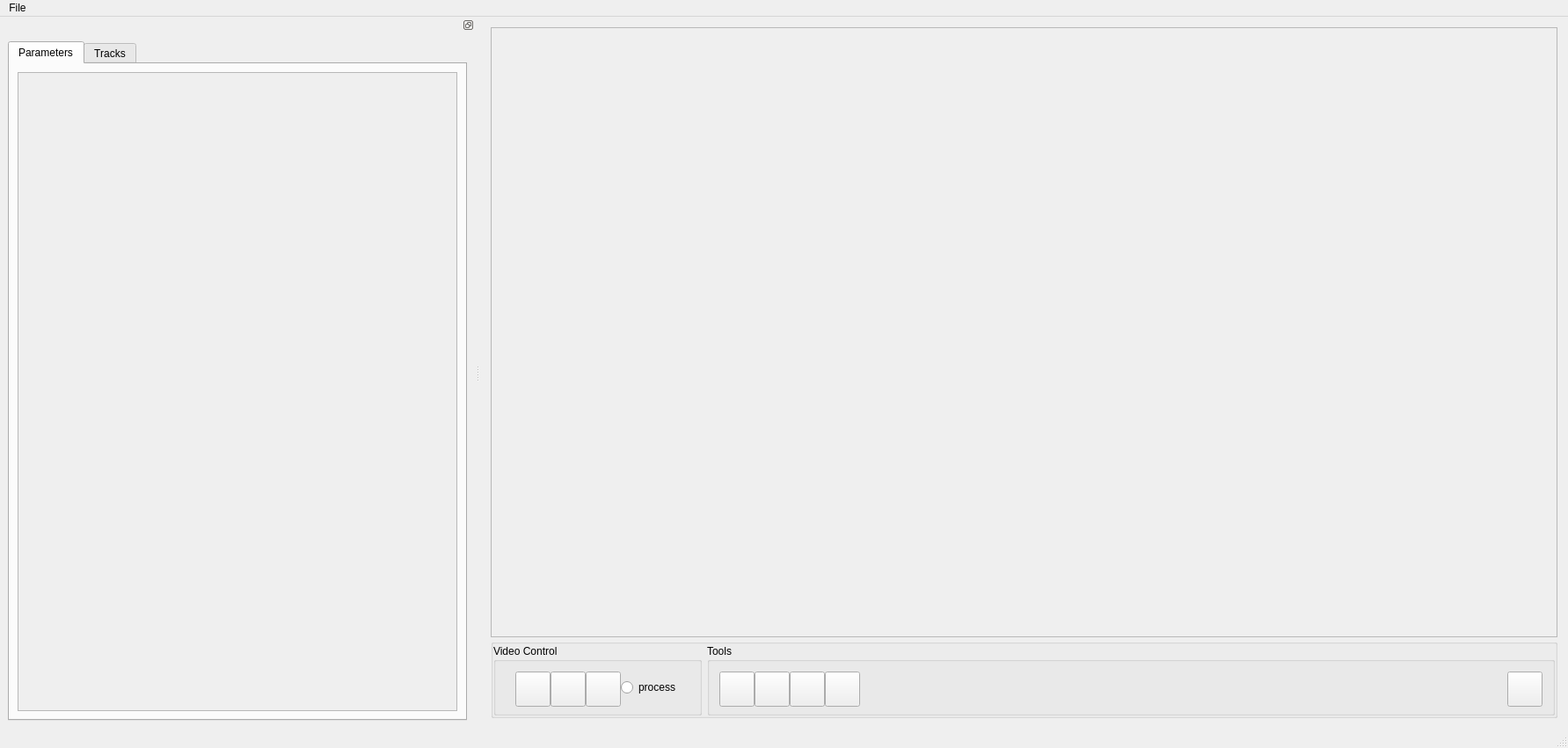
<?xml version="1.0" encoding="UTF-8"?>
<ui version="4.0">
 <class>MainWindow</class>
 <widget class="QMainWindow" name="MainWindow">
  <property name="enabled">
   <bool>true</bool>
  </property>
  <property name="geometry">
   <rect>
    <x>0</x>
    <y>0</y>
    <width>1783</width>
    <height>851</height>
   </rect>
  </property>
  <property name="sizePolicy">
   <sizepolicy hsizetype="Maximum" vsizetype="MinimumExpanding">
    <horstretch>0</horstretch>
    <verstretch>0</verstretch>
   </sizepolicy>
  </property>
  <property name="maximumSize">
   <size>
    <width>16777215</width>
    <height>16777215</height>
   </size>
  </property>
  <property name="windowTitle">
   <string>SAFAS</string>
  </property>
  <property name="documentMode">
   <bool>false</bool>
  </property>
  <widget class="QWidget" name="centralwidget">
   <layout class="QVBoxLayout" name="verticalLayout_2">
    <item>
     <layout class="QHBoxLayout" name="horizontalLayout" stretch="0">
      <property name="spacing">
       <number>2</number>
      </property>
      <item>
       <layout class="QVBoxLayout" name="verticalLayout">
        <property name="spacing">
         <number>0</number>
        </property>
        <property name="topMargin">
         <number>0</number>
        </property>
        <item>
         <widget class="QWidget" name="video_widget" native="true">
          <property name="minimumSize">
           <size>
            <width>700</width>
            <height>700</height>
           </size>
          </property>
          <layout class="QVBoxLayout" name="verticalLayout_5">
           <property name="spacing">
            <number>2</number>
           </property>
           <property name="leftMargin">
            <number>3</number>
           </property>
           <property name="topMargin">
            <number>3</number>
           </property>
           <property name="rightMargin">
            <number>3</number>
           </property>
           <property name="bottomMargin">
            <number>3</number>
           </property>
           <item>
            <layout class="QVBoxLayout" name="layout_viewer_top">
             <property name="spacing">
              <number>2</number>
             </property>
             <item>
              <widget class="QFrame" name="frame">
               <property name="frameShape">
                <enum>QFrame::StyledPanel</enum>
               </property>
               <property name="frameShadow">
                <enum>QFrame::Raised</enum>
               </property>
               <layout class="QVBoxLayout" name="verticalLayout_6">
                <property name="spacing">
                 <number>2</number>
                </property>
                <property name="leftMargin">
                 <number>3</number>
                </property>
                <property name="topMargin">
                 <number>3</number>
                </property>
                <property name="rightMargin">
                 <number>3</number>
                </property>
                <property name="bottomMargin">
                 <number>3</number>
                </property>
                <item>
                 <layout class="QVBoxLayout" name="layout_video">
                  <property name="spacing">
                   <number>1</number>
                  </property>
                 </layout>
                </item>
               </layout>
              </widget>
             </item>
            </layout>
           </item>
           <item>
            <widget class="QGroupBox" name="group_controls">
             <property name="maximumSize">
              <size>
               <width>16777215</width>
               <height>90</height>
              </size>
             </property>
             <property name="title">
              <string/>
             </property>
             <property name="flat">
              <bool>false</bool>
             </property>
             <property name="checkable">
              <bool>false</bool>
             </property>
             <property name="checked">
              <bool>false</bool>
             </property>
             <layout class="QHBoxLayout" name="horizontalLayout_4">
              <property name="leftMargin">
               <number>0</number>
              </property>
              <property name="topMargin">
               <number>0</number>
              </property>
              <property name="rightMargin">
               <number>0</number>
              </property>
              <property name="bottomMargin">
               <number>0</number>
              </property>
              <item>
               <widget class="QGroupBox" name="group_vid_control">
                <property name="title">
                 <string>Video Control</string>
                </property>
                <layout class="QHBoxLayout" name="horizontalLayout_6">
                 <property name="spacing">
                  <number>0</number>
                 </property>
                 <property name="leftMargin">
                  <number>11</number>
                 </property>
                 <property name="topMargin">
                  <number>0</number>
                 </property>
                 <property name="rightMargin">
                  <number>11</number>
                 </property>
                 <property name="bottomMargin">
                  <number>0</number>
                 </property>
                 <item>
                  <layout class="QHBoxLayout" name="horizontalLayout_5">
                   <property name="leftMargin">
                    <number>11</number>
                   </property>
                   <property name="topMargin">
                    <number>11</number>
                   </property>
                   <property name="rightMargin">
                    <number>11</number>
                   </property>
                   <property name="bottomMargin">
                    <number>11</number>
                   </property>
                   <item>
                    <widget class="QPushButton" name="button_step_back">
                     <property name="minimumSize">
                      <size>
                       <width>40</width>
                       <height>40</height>
                      </size>
                     </property>
                     <property name="maximumSize">
                      <size>
                       <width>40</width>
                       <height>40</height>
                      </size>
                     </property>
                     <property name="toolTip">
                      <string>Step back one frame</string>
                     </property>
                     <property name="text">
                      <string/>
                     </property>
                    </widget>
                   </item>
                   <item>
                    <widget class="QPushButton" name="button_step_forward">
                     <property name="minimumSize">
                      <size>
                       <width>40</width>
                       <height>40</height>
                      </size>
                     </property>
                     <property name="maximumSize">
                      <size>
                       <width>40</width>
                       <height>40</height>
                      </size>
                     </property>
                     <property name="toolTip">
                      <string>Step forward one frame</string>
                     </property>
                     <property name="text">
                      <string/>
                     </property>
                    </widget>
                   </item>
                   <item>
                    <widget class="QPushButton" name="button_reprocess">
                     <property name="minimumSize">
                      <size>
                       <width>40</width>
                       <height>40</height>
                      </size>
                     </property>
                     <property name="maximumSize">
                      <size>
                       <width>40</width>
                       <height>40</height>
                      </size>
                     </property>
                     <property name="toolTip">
                      <string>Reload current frame</string>
                     </property>
                     <property name="text">
                      <string/>
                     </property>
                    </widget>
                   </item>
                   <item>
                    <widget class="QRadioButton" name="radio_process">
                     <property name="toolTip">
                      <string>Toggle processing on/off</string>
                     </property>
                     <property name="text">
                      <string>process</string>
                     </property>
                    </widget>
                   </item>
                  </layout>
                 </item>
                </layout>
               </widget>
              </item>
              <item>
               <widget class="QGroupBox" name="groupBox_2">
                <property name="title">
                 <string>Tools</string>
                </property>
                <layout class="QHBoxLayout" name="horizontalLayout_8">
                 <property name="spacing">
                  <number>0</number>
                 </property>
                 <property name="leftMargin">
                  <number>0</number>
                 </property>
                 <property name="topMargin">
                  <number>0</number>
                 </property>
                 <property name="rightMargin">
                  <number>0</number>
                 </property>
                 <property name="bottomMargin">
                  <number>0</number>
                 </property>
                 <item>
                  <layout class="QHBoxLayout" name="horizontalLayout_7">
                   <property name="leftMargin">
                    <number>11</number>
                   </property>
                   <property name="topMargin">
                    <number>11</number>
                   </property>
                   <property name="rightMargin">
                    <number>11</number>
                   </property>
                   <property name="bottomMargin">
                    <number>11</number>
                   </property>
                   <item>
                    <widget class="QPushButton" name="button_quick_save_params">
                     <property name="minimumSize">
                      <size>
                       <width>40</width>
                       <height>40</height>
                      </size>
                     </property>
                     <property name="maximumSize">
                      <size>
                       <width>40</width>
                       <height>40</height>
                      </size>
                     </property>
                     <property name="toolTip">
                      <string>Save auto-reload parameters</string>
                     </property>
                     <property name="text">
                      <string/>
                     </property>
                    </widget>
                   </item>
                   <item>
                    <widget class="QPushButton" name="button_save">
                     <property name="minimumSize">
                      <size>
                       <width>40</width>
                       <height>40</height>
                      </size>
                     </property>
                     <property name="maximumSize">
                      <size>
                       <width>40</width>
                       <height>40</height>
                      </size>
                     </property>
                     <property name="toolTip">
                      <string>Save selected tracks</string>
                     </property>
                     <property name="text">
                      <string/>
                     </property>
                    </widget>
                   </item>
                   <item>
                    <widget class="QPushButton" name="button_compile">
                     <property name="minimumSize">
                      <size>
                       <width>40</width>
                       <height>40</height>
                      </size>
                     </property>
                     <property name="maximumSize">
                      <size>
                       <width>40</width>
                       <height>40</height>
                      </size>
                     </property>
                     <property name="acceptDrops">
                      <bool>true</bool>
                     </property>
                     <property name="toolTip">
                      <string>Merge saved files into single directory</string>
                     </property>
                     <property name="text">
                      <string/>
                     </property>
                    </widget>
                   </item>
                   <item>
                    <widget class="QPushButton" name="button_magic">
                     <property name="minimumSize">
                      <size>
                       <width>40</width>
                       <height>40</height>
                      </size>
                     </property>
                     <property name="maximumSize">
                      <size>
                       <width>40</width>
                       <height>40</height>
                      </size>
                     </property>
                     <property name="toolTip">
                      <string>Magic! Add your own feature here!</string>
                     </property>
                     <property name="text">
                      <string/>
                     </property>
                    </widget>
                   </item>
                   <item>
                    <spacer name="horizontalSpacer_6">
                     <property name="orientation">
                      <enum>Qt::Horizontal</enum>
                     </property>
                     <property name="sizeHint" stdset="0">
                      <size>
                       <width>40</width>
                       <height>20</height>
                      </size>
                     </property>
                    </spacer>
                   </item>
                   <item>
                    <widget class="QPushButton" name="button_info">
                     <property name="minimumSize">
                      <size>
                       <width>40</width>
                       <height>40</height>
                      </size>
                     </property>
                     <property name="maximumSize">
                      <size>
                       <width>40</width>
                       <height>40</height>
                      </size>
                     </property>
                     <property name="text">
                      <string/>
                     </property>
                    </widget>
                   </item>
                  </layout>
                 </item>
                </layout>
               </widget>
              </item>
             </layout>
            </widget>
           </item>
          </layout>
         </widget>
        </item>
       </layout>
      </item>
     </layout>
    </item>
   </layout>
  </widget>
  <widget class="QStatusBar" name="statusbar"/>
  <widget class="QDockWidget" name="dockWidget">
   <property name="enabled">
    <bool>true</bool>
   </property>
   <property name="sizePolicy">
    <sizepolicy hsizetype="MinimumExpanding" vsizetype="Preferred">
     <horstretch>0</horstretch>
     <verstretch>0</verstretch>
    </sizepolicy>
   </property>
   <property name="minimumSize">
    <size>
     <width>250</width>
     <height>532</height>
    </size>
   </property>
   <property name="maximumSize">
    <size>
     <width>1200</width>
     <height>524287</height>
    </size>
   </property>
   <property name="floating">
    <bool>false</bool>
   </property>
   <property name="features">
    <set>QDockWidget::DockWidgetFloatable|QDockWidget::DockWidgetMovable</set>
   </property>
   <attribute name="dockWidgetArea">
    <number>1</number>
   </attribute>
   <widget class="QWidget" name="dockWidgetContents">
    <layout class="QVBoxLayout" name="verticalLayout_3">
     <item>
      <widget class="QTabWidget" name="tabWidget">
       <property name="enabled">
        <bool>true</bool>
       </property>
       <property name="minimumSize">
        <size>
         <width>100</width>
         <height>0</height>
        </size>
       </property>
       <property name="maximumSize">
        <size>
         <width>50000</width>
         <height>16777215</height>
        </size>
       </property>
       <property name="currentIndex">
        <number>0</number>
       </property>
       <widget class="QWidget" name="tab_params_3">
        <attribute name="title">
         <string>Parameters</string>
        </attribute>
        <layout class="QVBoxLayout" name="verticalLayout_30">
         <item>
          <layout class="QVBoxLayout" name="verticalLayout_31">
           <item>
            <widget class="QScrollArea" name="scrollArea_7">
             <property name="minimumSize">
              <size>
               <width>500</width>
               <height>0</height>
              </size>
             </property>
             <property name="widgetResizable">
              <bool>true</bool>
             </property>
             <widget class="QWidget" name="scrollAreaWidgetContents_4">
              <property name="geometry">
               <rect>
                <x>0</x>
                <y>0</y>
                <width>498</width>
                <height>697</height>
               </rect>
              </property>
              <layout class="QVBoxLayout" name="verticalLayout_32">
               <item>
                <layout class="QVBoxLayout" name="layout_params"/>
               </item>
              </layout>
             </widget>
            </widget>
           </item>
          </layout>
         </item>
        </layout>
       </widget>
       <widget class="QWidget" name="tab_tracks_3">
        <attribute name="title">
         <string>Tracks</string>
        </attribute>
        <layout class="QVBoxLayout" name="verticalLayout_33">
         <item>
          <layout class="QVBoxLayout" name="verticalLayout_34">
           <item>
            <widget class="QGroupBox" name="groupBox_11">
             <property name="minimumSize">
              <size>
               <width>400</width>
               <height>0</height>
              </size>
             </property>
             <property name="title">
              <string/>
             </property>
             <layout class="QHBoxLayout" name="horizontalLayout_16">
              <item>
               <layout class="QHBoxLayout" name="horizontalLayout_17">
                <item>
                 <widget class="QFrame" name="frame_9">
                  <property name="frameShape">
                   <enum>QFrame::StyledPanel</enum>
                  </property>
                  <property name="frameShadow">
                   <enum>QFrame::Raised</enum>
                  </property>
                  <layout class="QVBoxLayout" name="verticalLayout_8">
                   <property name="spacing">
                    <number>0</number>
                   </property>
                   <property name="leftMargin">
                    <number>0</number>
                   </property>
                   <property name="topMargin">
                    <number>0</number>
                   </property>
                   <property name="rightMargin">
                    <number>0</number>
                   </property>
                   <property name="bottomMargin">
                    <number>0</number>
                   </property>
                   <item>
                    <layout class="QVBoxLayout" name="verticalLayout_7">
                     <item>
                      <widget class="QLabel" name="label_2">
                       <property name="minimumSize">
                        <size>
                         <width>0</width>
                         <height>40</height>
                        </size>
                       </property>
                       <property name="maximumSize">
                        <size>
                         <width>16777215</width>
                         <height>40</height>
                        </size>
                       </property>
                       <property name="baseSize">
                        <size>
                         <width>0</width>
                         <height>40</height>
                        </size>
                       </property>
                       <property name="font">
                        <font>
                         <pointsize>12</pointsize>
                         <weight>75</weight>
                         <bold>true</bold>
                        </font>
                       </property>
                       <property name="text">
                        <string>Tracks</string>
                       </property>
                       <property name="alignment">
                        <set>Qt::AlignCenter</set>
                       </property>
                      </widget>
                     </item>
                     <item>
                      <layout class="QHBoxLayout" name="horizontalLayout_10">
                       <item>
                        <spacer name="horizontalSpacer">
                         <property name="orientation">
                          <enum>Qt::Horizontal</enum>
                         </property>
                         <property name="sizeHint" stdset="0">
                          <size>
                           <width>40</width>
                           <height>20</height>
                          </size>
                         </property>
                        </spacer>
                       </item>
                       <item>
                        <widget class="QToolButton" name="button_remove_track">
                         <property name="font">
                          <font>
                           <pointsize>12</pointsize>
                           <weight>75</weight>
                           <bold>true</bold>
                          </font>
                         </property>
                         <property name="toolTip">
                          <string>Delete selected track</string>
                         </property>
                         <property name="text">
                          <string>-</string>
                         </property>
                        </widget>
                       </item>
                       <item>
                        <widget class="QToolButton" name="button_remove_all_tracks">
                         <property name="font">
                          <font>
                           <pointsize>12</pointsize>
                           <weight>75</weight>
                           <bold>true</bold>
                          </font>
                         </property>
                         <property name="toolTip">
                          <string>Delete all tracks</string>
                         </property>
                         <property name="text">
                          <string>- -</string>
                         </property>
                        </widget>
                       </item>
                       <item>
                        <spacer name="horizontalSpacer_3">
                         <property name="orientation">
                          <enum>Qt::Horizontal</enum>
                         </property>
                         <property name="sizeHint" stdset="0">
                          <size>
                           <width>40</width>
                           <height>20</height>
                          </size>
                         </property>
                        </spacer>
                       </item>
                      </layout>
                     </item>
                     <item>
                      <widget class="QScrollArea" name="scrollArea">
                       <property name="minimumSize">
                        <size>
                         <width>150</width>
                         <height>200</height>
                        </size>
                       </property>
                       <property name="maximumSize">
                        <size>
                         <width>200</width>
                         <height>16777215</height>
                        </size>
                       </property>
                       <property name="widgetResizable">
                        <bool>true</bool>
                       </property>
                       <widget class="QWidget" name="scrollAreaWidgetContents_5">
                        <property name="geometry">
                         <rect>
                          <x>0</x>
                          <y>0</y>
                          <width>198</width>
                          <height>581</height>
                         </rect>
                        </property>
                        <layout class="QHBoxLayout" name="horizontalLayout_12">
                         <item>
                          <widget class="QListWidget" name="list_tracks"/>
                         </item>
                        </layout>
                       </widget>
                      </widget>
                     </item>
                    </layout>
                   </item>
                  </layout>
                 </widget>
                </item>
                <item>
                 <widget class="QFrame" name="frame_10">
                  <property name="maximumSize">
                   <size>
                    <width>200</width>
                    <height>16777215</height>
                   </size>
                  </property>
                  <property name="frameShape">
                   <enum>QFrame::StyledPanel</enum>
                  </property>
                  <property name="frameShadow">
                   <enum>QFrame::Raised</enum>
                  </property>
                  <layout class="QHBoxLayout" name="horizontalLayout_18">
                   <property name="spacing">
                    <number>0</number>
                   </property>
                   <property name="leftMargin">
                    <number>0</number>
                   </property>
                   <property name="topMargin">
                    <number>0</number>
                   </property>
                   <property name="rightMargin">
                    <number>0</number>
                   </property>
                   <property name="bottomMargin">
                    <number>0</number>
                   </property>
                   <item>
                    <layout class="QVBoxLayout" name="verticalLayout_9">
                     <item>
                      <widget class="QLabel" name="label_3">
                       <property name="minimumSize">
                        <size>
                         <width>0</width>
                         <height>40</height>
                        </size>
                       </property>
                       <property name="maximumSize">
                        <size>
                         <width>16777215</width>
                         <height>40</height>
                        </size>
                       </property>
                       <property name="font">
                        <font>
                         <pointsize>12</pointsize>
                         <weight>75</weight>
                         <bold>true</bold>
                        </font>
                       </property>
                       <property name="text">
                        <string>Objects</string>
                       </property>
                       <property name="alignment">
                        <set>Qt::AlignCenter</set>
                       </property>
                      </widget>
                     </item>
                     <item>
                      <layout class="QHBoxLayout" name="horizontalLayout_11">
                       <item>
                        <spacer name="horizontalSpacer_5">
                         <property name="orientation">
                          <enum>Qt::Horizontal</enum>
                         </property>
                         <property name="sizeHint" stdset="0">
                          <size>
                           <width>40</width>
                           <height>20</height>
                          </size>
                         </property>
                        </spacer>
                       </item>
                       <item>
                        <widget class="QToolButton" name="button_add_object">
                         <property name="font">
                          <font>
                           <pointsize>12</pointsize>
                           <weight>75</weight>
                           <bold>true</bold>
                          </font>
                         </property>
                         <property name="toolTip">
                          <string>Add selected object as new track</string>
                         </property>
                         <property name="text">
                          <string>+</string>
                         </property>
                        </widget>
                       </item>
                       <item>
                        <widget class="QToolButton" name="button_add_all_objects">
                         <property name="font">
                          <font>
                           <pointsize>12</pointsize>
                           <weight>75</weight>
                           <bold>true</bold>
                          </font>
                         </property>
                         <property name="toolTip">
                          <string>Add all objects as new tracks</string>
                         </property>
                         <property name="text">
                          <string>+ +</string>
                         </property>
                        </widget>
                       </item>
                       <item>
                        <spacer name="horizontalSpacer_4">
                         <property name="orientation">
                          <enum>Qt::Horizontal</enum>
                         </property>
                         <property name="sizeHint" stdset="0">
                          <size>
                           <width>40</width>
                           <height>20</height>
                          </size>
                         </property>
                        </spacer>
                       </item>
                      </layout>
                     </item>
                     <item>
                      <widget class="QScrollArea" name="scrollArea_2">
                       <property name="minimumSize">
                        <size>
                         <width>150</width>
                         <height>200</height>
                        </size>
                       </property>
                       <property name="maximumSize">
                        <size>
                         <width>200</width>
                         <height>16777215</height>
                        </size>
                       </property>
                       <property name="widgetResizable">
                        <bool>true</bool>
                       </property>
                       <widget class="QWidget" name="scrollAreaWidgetContents_6">
                        <property name="geometry">
                         <rect>
                          <x>0</x>
                          <y>0</y>
                          <width>194</width>
                          <height>581</height>
                         </rect>
                        </property>
                        <layout class="QHBoxLayout" name="horizontalLayout_13">
                         <item>
                          <widget class="QListWidget" name="list_objects"/>
                         </item>
                        </layout>
                       </widget>
                      </widget>
                     </item>
                    </layout>
                   </item>
                  </layout>
                 </widget>
                </item>
               </layout>
              </item>
             </layout>
            </widget>
           </item>
          </layout>
         </item>
        </layout>
       </widget>
      </widget>
     </item>
    </layout>
   </widget>
  </widget>
  <widget class="QMenuBar" name="menuBar">
   <property name="geometry">
    <rect>
     <x>0</x>
     <y>0</y>
     <width>1783</width>
     <height>26</height>
    </rect>
   </property>
   <property name="autoFillBackground">
    <bool>false</bool>
   </property>
   <property name="defaultUp">
    <bool>false</bool>
   </property>
   <property name="nativeMenuBar">
    <bool>true</bool>
   </property>
   <widget class="QMenu" name="menuFile">
    <property name="minimumSize">
     <size>
      <width>100</width>
      <height>100</height>
     </size>
    </property>
    <property name="title">
     <string>File</string>
    </property>
    <addaction name="separator"/>
    <addaction name="actionLoad_Parameters"/>
    <addaction name="actionSave_Parameters"/>
    <addaction name="actionSave_Parameters_As"/>
    <addaction name="separator"/>
    <addaction name="actionSave_Tracks_2"/>
    <addaction name="actionMerge_Outputs_2"/>
   </widget>
   <addaction name="menuFile"/>
  </widget>
  <action name="actionImport_Device_Settings">
   <property name="text">
    <string>Import Device Settings</string>
   </property>
  </action>
  <action name="actionExport_Device_Settings">
   <property name="text">
    <string>Export Device Settings</string>
   </property>
  </action>
  <action name="actionNew_Project">
   <property name="text">
    <string>New Project</string>
   </property>
  </action>
  <action name="actionLoad_Project">
   <property name="text">
    <string>Load Project</string>
   </property>
  </action>
  <action name="actionSave_Project">
   <property name="text">
    <string>Save Project</string>
   </property>
  </action>
  <action name="actionNew_Project_2">
   <property name="text">
    <string>New Project</string>
   </property>
  </action>
  <action name="actionSave_Project_2">
   <property name="text">
    <string>Save Project</string>
   </property>
  </action>
  <action name="actionLoad_Project_2">
   <property name="text">
    <string>Load Project</string>
   </property>
  </action>
  <action name="actionUpdate_Devices">
   <property name="text">
    <string>Update Devices</string>
   </property>
  </action>
  <action name="actionExport_parameters">
   <property name="text">
    <string>Save parameters</string>
   </property>
  </action>
  <action name="actionEdit_config">
   <property name="text">
    <string>Edit Global Config</string>
   </property>
  </action>
  <action name="actionImport_parameters">
   <property name="text">
    <string>Import parameters</string>
   </property>
  </action>
  <action name="actionLoad_parameters">
   <property name="text">
    <string>Load parameters</string>
   </property>
  </action>
  <action name="actionLoad_default_config">
   <property name="text">
    <string>Load default config</string>
   </property>
  </action>
  <action name="actionSave_default_config">
   <property name="text">
    <string>Save default config</string>
   </property>
  </action>
  <action name="actionReset_default_config">
   <property name="text">
    <string>Reset default config</string>
   </property>
  </action>
  <action name="actionLoad_Parameters">
   <property name="text">
    <string>Load Parameters</string>
   </property>
  </action>
  <action name="actionSave_Parameters_As">
   <property name="text">
    <string>Save Parameters As ...</string>
   </property>
  </action>
  <action name="actionSave_Tracks">
   <property name="text">
    <string>Save Tracks</string>
   </property>
  </action>
  <action name="actionMerge_Outputs">
   <property name="text">
    <string>Merge Outputs</string>
   </property>
  </action>
  <action name="actionSave_Parameters">
   <property name="text">
    <string>Save Quick Parameters</string>
   </property>
  </action>
  <action name="actionSave_Tracks_2">
   <property name="text">
    <string>Save Tracks</string>
   </property>
  </action>
  <action name="actionMerge_Outputs_2">
   <property name="text">
    <string>Merge Outputs</string>
   </property>
  </action>
 </widget>
 <resources/>
 <connections/>
</ui>
